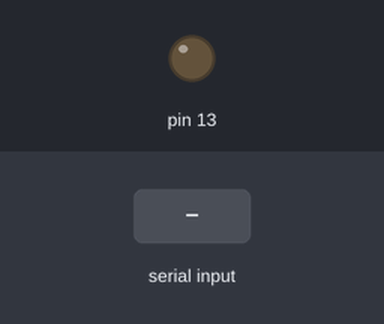
The sketch below on a simulated Arduino Uno, built with avr-gcc and run on an emulated ATmega328P. Parts: output pins drawn as LEDs (lit = HIGH). Dashed ring = blinking. The test bench sets the inputs (shaded band).

Above: at 1.2 s.
1.3 s: "a\n" received over Serial
At 2.6 s:
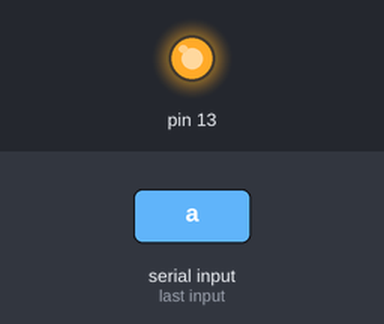
4.3 s: byte 102 ('f') received over Serial
At 5.67 s:
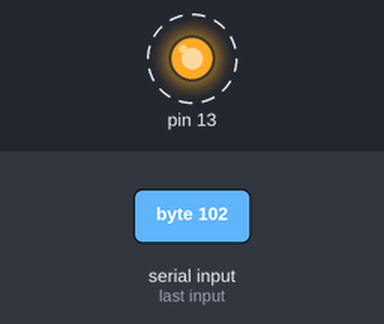
7.3 s: "b\n" received over Serial
Timing chart, 0 to 12.8 s (numbered marks = the images above; inputs shaded):
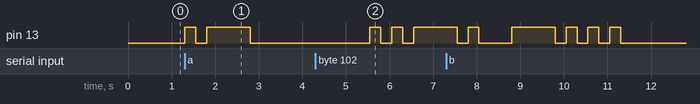

The sketch:

morse_2.ino
```cpp
int x=0;

class Morse
{
  public:
    Morse(int pin);
    void dot();
    void dash();
  private:
    int _pin;
};

Morse::Morse(int pin)
{
  pinMode(pin,OUTPUT);
  _pin=pin;
}

void Morse::dot()
{
  digitalWrite(_pin,HIGH);
  delay(250);
  digitalWrite(_pin,LOW);
  delay(250);
}

void Morse::dash()
{
  digitalWrite(_pin,HIGH);
  delay(1000);
  digitalWrite(_pin,LOW);
  delay(250);
}

Morse morse(13);

void setup() {
  Serial.begin(9600);
}

void loop() {
  x=0;
  if (Serial.available()>0)
  {
    x=Serial.read();
  }
  switch(x)
  {
    case 'a':
      morse.dot();
      morse.dash();
      delay(500);
      break;
    case 'b':
      morse.dash();
      morse.dot();
      morse.dot();
      morse.dot();
      delay(500);
      break;
    case 'c':
      morse.dash();
      morse.dot();
      morse.dash();
      morse.dot();
      delay(500);
      break;
    case 'd':
      morse.dash();
      morse.dot();
      morse.dot();
      delay(500);
      break;
    case 'e':
      morse.dot();
      delay(500);
      break;
    case 'f':
      morse.dot();
      morse.dot();
      morse.dash();
      morse.dot();
      delay(500);
      break;
    case 'g':
      morse.dash();
      morse.dash();
      morse.dot();
      delay(500);
      break;
    case 'h':
      morse.dot();
      morse.dot();
      morse.dot();
      morse.dot();
      delay(500);
      break;
    case 'i':
      morse.dot();
      morse.dot();
      delay(500);
      break;
    case 'j':
      morse.dot();
      morse.dash();
      morse.dash();
      morse.dash();
      delay(500);
      break;
    case 'k':
      morse.dash();
      morse.dot();
      morse.dash();
      delay(500);
      break;
    case 'l':
      morse.dot();
      morse.dash();
      morse.dot();
      morse.dot();
      delay(500);
      break;
    case 'm':
      morse.dash();
      morse.dash();
      delay(500);
      break;
    case 'n':
      morse.dash();
      morse.dot();
      delay(500);
      break;
    case 'o':
      morse.dash();
      morse.dash();
      delay(500);
      break;
    case 'p':
      morse.dot();
      morse.dash();
      morse.dash();
      morse.dot();
      delay(500);
      break;
    case 'q':
      morse.dash();
      morse.dash();
      morse.dot();
      morse.dash();
      delay(500);
      break;
    case 'r':
      morse.dot();
      morse.dash();
      morse.dot();
      delay(500);
      break;
    case 's':
      morse.dot();
      morse.dot();
      morse.dot();
      delay(500);
      break;
    case 't':
      morse.dash();
      delay(500);
      break;
    case 'u':
      morse.dot();
      morse.dot();
      morse.dash();
      delay(500);
      break;
    case 'v':
      morse.dot();
      morse.dot();
      morse.dot();
      morse.dash();
      delay(500);
      break;
    case 'w':
      morse.dot();
      morse.dash();
      morse.dash();
      delay(500);
      break;
    case 'x':
      morse.dash();
      morse.dot();
      morse.dot();
      morse.dash();
      delay(500);
      break;
    case 'y':
      morse.dash();
      morse.dot();
      morse.dash();
      morse.dash();
      delay(500);
      break;
    case 'z':
      morse.dash();
      morse.dash();
      morse.dot();
      morse.dot();
      delay(500);
      break;
    case ' ':
      delay(1000);
      break;
    case '\n':
      delay(2000);
      break;
  }
}
```

Measured:
- after the input at 1.3 s, pin 13: LOW → HIGH at once, → LOW 0.25 s later, → HIGH 0.25 s later, → LOW 1.0 s later
- after the input at 4.3 s, pin 13: alternates HIGH for 0.25 s and LOW for 0.25 s, 5 changes in all, then stays HIGH, starting after 1.3 s
